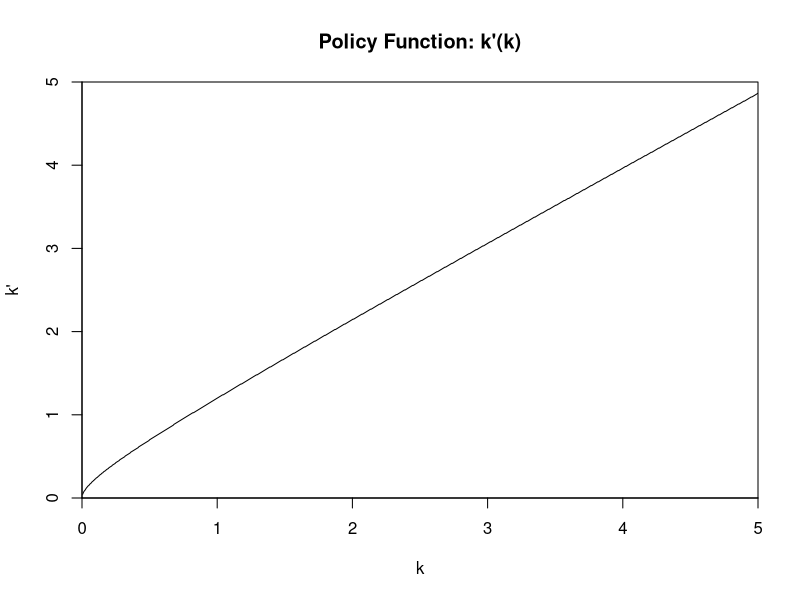
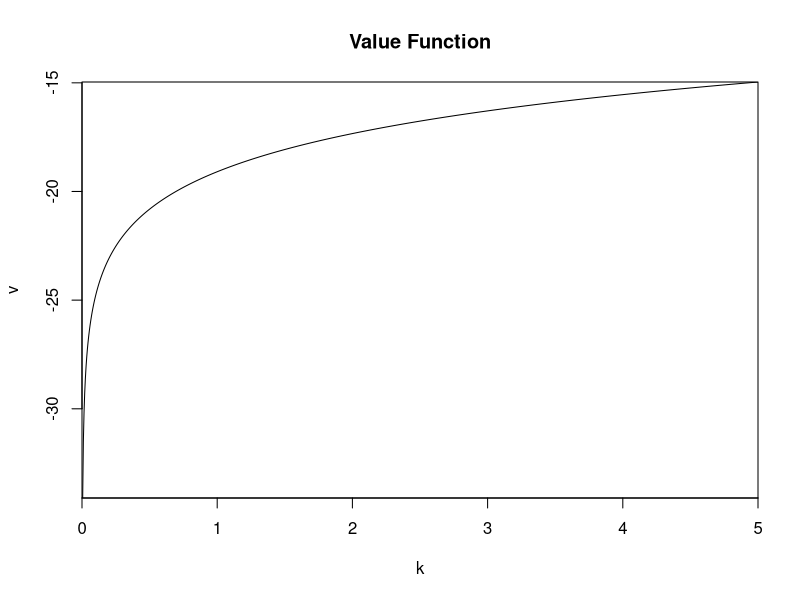
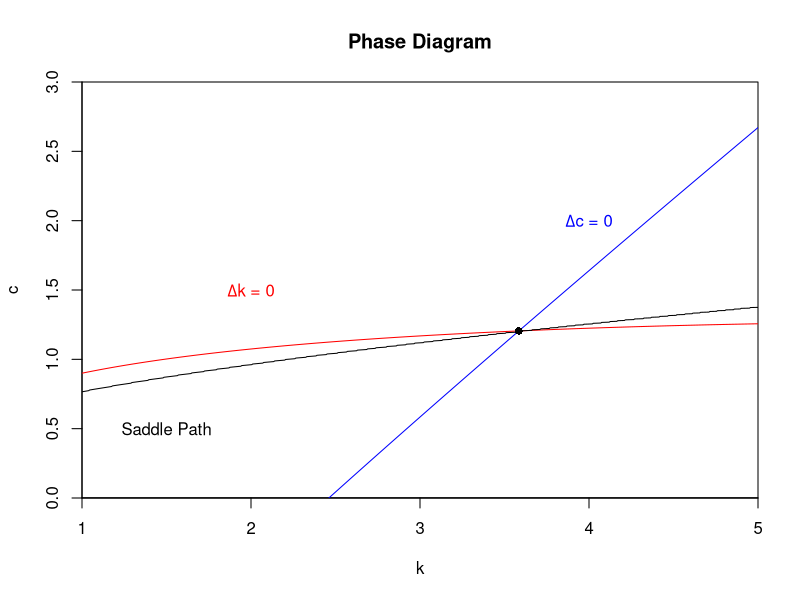
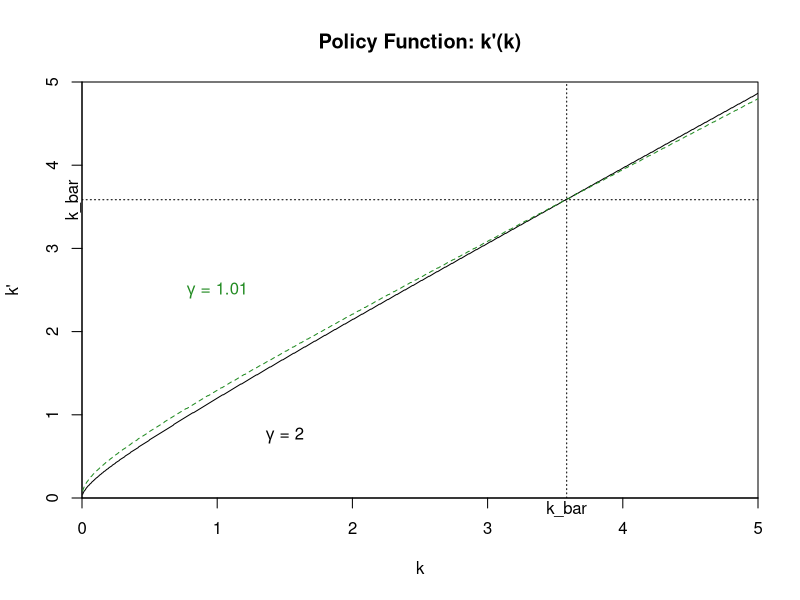
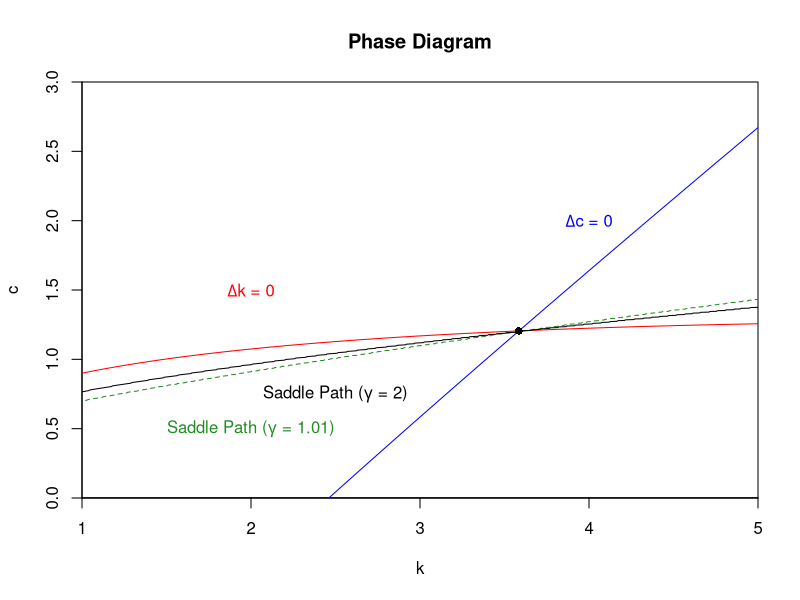
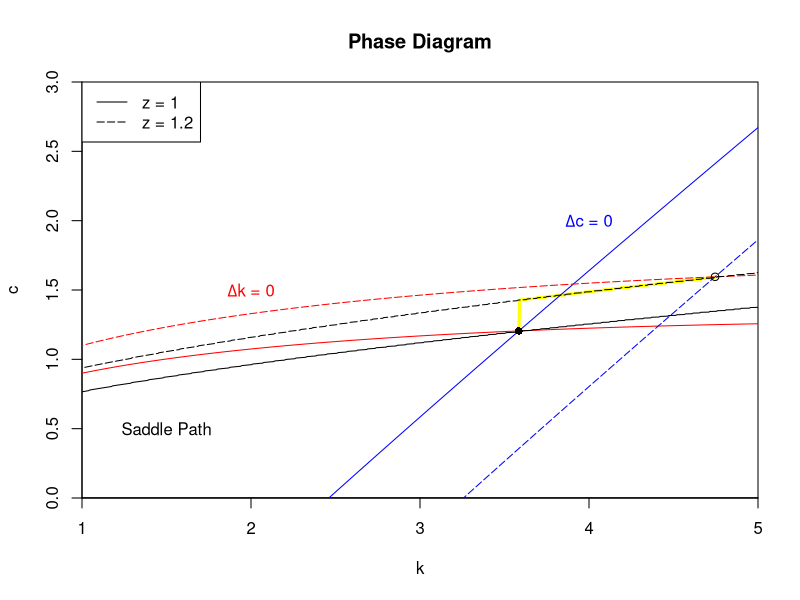

These figures' R source, in order:
## ---- chunk 1
knitr::opts_chunk$set(echo = TRUE)
library(tidyverse)
## ---- chunk 2
# parameters
beta <- 0.95
delta <- 0.1
z <- 1
gamma <- 2
cd_k <- 0.35 # cobb-douglas coefficient on capital
cd_l <- 0.65 # cobb-douglas coefficient on labor

# capital grid
min_k <- 0.005
max_k <- 5
inc_k <- 0.005
k <- seq(min_k, max_k, by = inc_k)
n <- length(k)
## ---- chunk 3
solve_ss <- function() {
  # Steady state values
  k_bar <<- ((beta^(-1)-(1-delta))/(cd_k * z))^(1/(cd_k-1))
  c_bar <<- z * k_bar^cd_k - delta * k_bar

  # phase diagram
  k_no_change <<- z * k ^ cd_k - delta * k
  c_no_change <<- z * k ^ cd_k + (1-delta) * k - k_bar
}

## ---- chunk 4
# Solves bellman equation based on parameters above.
solve_bellman <- function() {
  ones <- rep(1, times=n)
  
  # initialize value grid and decision rule grid
  v <- rep(0, times=n)
  decision <- rep(0, times=n)
  
  # create consumption and utility matrixes
  # (columns are different values of k; rows are values of k')
  c_matrix <- z*(ones %*% t(k))^cd_k + (1-delta)*(ones %*% t(k)) - k %*% t(ones)
  utility_matrix <- (c_matrix^(1-gamma))/(1-gamma)
  utility_matrix[c_matrix < 0|!is.finite(utility_matrix)] <- -1000
  
  test <- 10
  while (test != 0) {
    # create value matrix for all different k and k' values
    value_matrix <- utility_matrix + beta * v %*% t(ones)
    
    # find column max with max utility
    tv <- apply(value_matrix, 2, max)
    tdecision <- apply(value_matrix, 2, which.max)
    
    # loop ends if no changes from previous iteration
    test <- max(tdecision - decision)
    
    # update value grid and decision rule
    decision <- tdecision
    v <- tv
  }
  
  # capital and consumption decision rule
  policy_function <<- tibble(k = k, k_prime = min_k + decision*inc_k) %>%
    mutate(c = z*k_prime^cd_k + (1-delta)*k - k_prime)
  
  v <<- v
}
## ---- chunk 5
solve_ss()

solve_bellman()

plot(x=policy_function$k, y=policy_function$k_prime, type = "l", xaxs = "i", yaxs = "i", ylim=c(0, 5), xlim=c(0, 5), xlab = "k", ylab = "k'", main = "Policy Function: k'(k)")

plot(x=k, y=v, type = "l", xaxs = "i", yaxs = "i", xlim=c(0, 5), main = "Value Function")

plot(1, type = "n", xlim = c(1, 5), ylim = c(0, 3), xlab = "k", ylab = "c", xaxs = "i", yaxs = "i", main = "Phase Diagram")

abline(h=0)

lines(x=k, y=k_no_change, col = "red")
lines(x=k, y=c_no_change, col = "blue")
lines(x=policy_function$k, y=policy_function$c)

points(x=k_bar, y=c_bar, pch = 16)

text(x= 2, y=1.5, expression(paste(Delta, "k = 0")), col = "red")
text(x= 4, y=2, expression(paste(Delta, "c = 0")), col = "blue")
text(x= 1.5, y=.5, "Saddle Path")

## ---- chunk 6
z <- 1
gamma <- 2

solve_ss()

solve_bellman()

z <- 1
gamma <- 1.01

policy_function_old <- policy_function

solve_bellman()

plot(x=policy_function$k, y=policy_function_old$k_prime, type = "l", xlab = "k", ylab = "k'", main = "Policy Function: k'(k)", xaxs = "i", yaxs = "i", ylim = c(0, 5), xlim = c(0, 5))

abline(h=k_bar, v=k_bar, lty =3)

lines(x=policy_function$k, y=policy_function$k_prime, col = "forestgreen", lty=2)
text(x= 1, y=2.5, expression(paste(gamma, " = 1.01")), col = "forestgreen")
text(x= 1.5, y=.75, expression(paste(gamma, " = 2")))

mtext("k_bar", at = k_bar, side = 1)
mtext("k_bar", at = k_bar, side = 2)

plot(1, type = "n", xlim = c(1, 5), ylim = c(0, 3), xlab = "k", ylab = "c", xaxs = "i", yaxs = "i", main = "Phase Diagram")

abline(h=0)

lines(x=k, y=k_no_change, col = "red")
lines(x=k, y=c_no_change, col = "blue")
lines(x=policy_function$k, y=policy_function$c, col = "forestgreen", lty=2)
lines(x=policy_function_old$k, y=policy_function_old$c)

points(x=k_bar, y=c_bar, pch = 16)

text(x= 2, y=1.5, expression(paste(Delta, "k = 0")), col = "red")
text(x= 4, y=2, expression(paste(Delta, "c = 0")), col = "blue")
text(x= 2, y=.5, expression(paste("Saddle Path (", gamma, " = 1.01)")), col = "forestgreen")
text(x= 2.5, y=.75, expression(paste("Saddle Path (", gamma, " = 2)")))

## ---- chunk 7
gamma <- 2
z <- 1

solve_ss()
solve_bellman()

k_bar_old <- k_bar
c_bar_old <- c_bar
k_no_change_old <- k_no_change
c_no_change_old <- c_no_change

policy_function_old <- policy_function

z <- 1.2

solve_ss()
solve_bellman()

transition_path_k <- c(k_bar_old, policy_function[policy_function$k >= k_bar_old & policy_function$k <= k_bar, ]$k) 
transition_path_c <- c(c_bar_old, policy_function[policy_function$k >= k_bar_old & policy_function$k <= k_bar, ]$c) 

plot(1, type = "n", xlim = c(1, 5), ylim = c(0, 3), xlab = "k", ylab = "c", xaxs = "i", yaxs = "i", main = "Phase Diagram")

abline(h=0)

lines(x =transition_path_k, y = transition_path_c, lwd =3, col = "yellow")

lines(x=k, y=k_no_change_old, col = "red")
lines(x=k, y=c_no_change_old, col = "blue")
lines(x=k, y=k_no_change, col = "red", lty=5)
lines(x=k, y=c_no_change, col = "blue", lty=5)

lines(x=policy_function_old$k, y=policy_function_old$c)
lines(x=policy_function$k, y=policy_function$c, lty=5)

points(x=k_bar, y=c_bar)
points(x=k_bar_old, y=c_bar_old, pch = 16)

text(x= 2, y=1.5, expression(paste(Delta, "k = 0")), col = "red")
text(x= 4, y=2, expression(paste(Delta, "c = 0")), col = "blue")
text(x= 1.5, y=.5, "Saddle Path")

legend("topleft", c("z = 1", "z = 1.2"), lty = c(1, 5))
